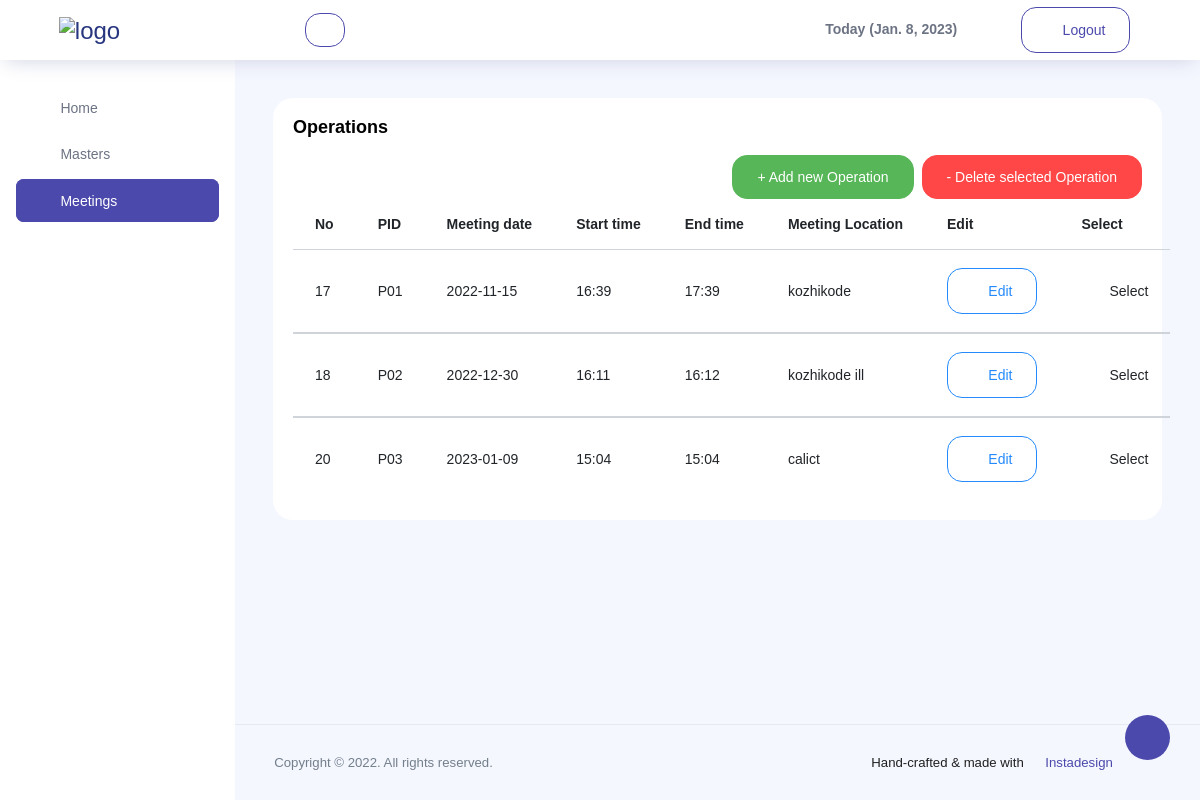
The page /operation/ (signed in) on the database its author committed.
### todo/models.py (models this page shows, shortened)
class Operation(models.Model):
    class Meta:
        verbose_name ='Operation'
        verbose_name_plural = "Operations"
    sid=models.CharField(max_length=10,null=False,blank=False)
    pid=models.CharField(max_length=10,null=False,blank=False)
    stime=models.CharField(max_length=10, null=True,blank=True)
    etime=models.CharField(max_length=10, null=True,blank=True)
    sdate=models.CharField(max_length=20,null=True,blank=True)
    day=models.CharField(max_length=20, null=True,blank=False)
    fdate=models.CharField(max_length=20,null=True,blank=True)
    location=models.CharField(max_length=200, null=True,blank=True)
    thought=models.ForeignKey(Thought,on_delete=models.SET_NULL,null=True,blank=True)

### todo/views.py (the view, shortened to what this page needs)
# urls.py: path('operation/',opera,name="opera"),
@login_required(login_url='login')
def opera(request):
    tday = datetime.date.today()
    op=Operation.objects.all()
    ln=len(op)
    print(ln)
    if request.method == 'GET':
        if ln<=0:
            ln=f'P{0}{1}'
            op=Operation.objects.all()
            print(ln)
            context={'op':op,'ln':ln,'tday':tday}
        else:
            op=Operation.objects.order_by('sdate')
            print(ln)
            ln=f'P{0}{ln+1}'
            context={'op':op,'ln':ln,'tday':tday}
        return render(request,'operation.html',context)

### todo/templates/operation.html (shortened to what this page needs)
{%extends 'index.html'%}
{%block mainpanel%}
{%load static%}
<nav class="sidebar sidebar-offcanvas" id="sidebar">
  <ul class="nav">
    <li class="nav-item">
      <a class="nav-link" href="{% url 'ind' %}">
        <i class="mdi mdi-home-variant  menu-icon"></i>
        <span class="menu-title">Home</span>
      </a>
    </li>
    <li class="nav-item">
      <a class="nav-link" data-toggle="collapse" href="#ui-basic" aria-expanded="false" aria-controls="ui-basic">
        <i class="icon-layout menu-icon"></i>
        <span class="menu-title">Masters</span>
        <i class="menu-arrow"></i>
      </a>
    </li>
    <li class="nav-item active">
      <a class="nav-link" data-toggle="collapse" href="#ui-basic1" aria-expanded="false" aria-controls="ui-basic">
        <i class="icon-layout menu-icon"></i>
        <span class="menu-title">Meetings</span>
        <i class="menu-arrow"></i>
      </a>
    </li>
  </ul>
</nav>
<div class="main-panel">
  <div class="content-wrapper">
    <div class="row">
      <div class="col-12 grid-margin stretch-card">
        <div class="card">
          <div class="card-body">
            <h4 class="card-title">Operations</h4>
            <form method="POST">
            <div class="d-flex justify-content-end"><a href="" data-toggle="modal" data-target="#exampleModalCenter" class="btn btn-success">+ Add new Operation</a>
              <button type="submit" name="button1" value="del" class="btn btn-danger ml-2">- Delete selected Operation</button></div>
            <div>
              <table class="table table-hover">
                <thead>
                  <tr>
                    <th>No</th>
                    <th>PID</th>
                    <th>Meeting date</th>
                    <th>Start time</th>
                    <th>End time</th>
                    <th>Meeting Location</th>
                    <th>Edit</th>
                    <th>Select</th>
                  </tr>
                </thead>
                {%if op %}
                {% for i in op %}
                <tbody>
                  <tr>
                    <td>{{i.id}}</td>
                    <td>{{i.pid}}</td>
                    <td>{{i.sdate}}</td>
                    <td>{{i.stime}}</td>
                    <td>{{i.etime}}</td>
                    <td>{{i.location}}</td>
                    <td><a class="btn btn-outline-info" href="{% url 'addopera' i.id %}"><i class="ti-pencil-alt"></i> Edit</a></td>
                    <td>
                      <div class="form-check">
                        <label class="form-check-label">
                          Select
                        </label>
                      </div>
                    </td>
                  </tr>
                </tbody>
                {% endfor %}
                {%endif%}
              </table>
            </div>
            </form>
          </div>
        </div>
      </div>
    </div>
  </div>
  {%endblock mainpanel%}

### todo/templates/index.html (shortened to what this page needs)
<!DOCTYPE html>
<html lang="en">
{%load static%}
<head>
  <link rel="stylesheet" href="{%static 'assets/vendors/feather/feather.css' %}">
  <link rel="stylesheet" href="{%static 'assets/vendors/ti-icons/css/themify-icons.css' %}">
  <link rel="stylesheet" href="{%static 'assets/vendors/css/vendor.bundle.base.css' %}">
  <link rel="stylesheet" href="{%static 'assets/vendors/datatables.net-bs4/dataTables.bootstrap4.css' %}">
  <link rel="stylesheet" href="{%static 'assets/vendors/ti-icons/css/themify-icons.css' %}">
  <link rel="stylesheet" href="{%static 'assets/vendors/mdi/css/materialdesignicons.min.css' %}">
  <link rel="stylesheet" type="text/css" href="{%static 'assets/js/select.dataTables.min.css' %}">
  <link rel="stylesheet" href="{%static 'assets/css/vertical-layout-light/style.css' %}">
</head>
<body>
  <div class="container-scroller">
    <nav class="navbar col-lg-12 col-12 p-0 fixed-top d-flex flex-row">
      <div class="text-center navbar-brand-wrapper d-flex align-items-center justify-content-center">
        <a class="navbar-brand brand-logo mr-5" href="index.html"><img src="{%static 'assets/images/aklogo.png' %}" class="mr-2" alt="logo"/></a>
      </div>
      <div class="navbar-menu-wrapper d-flex align-items-center justify-content-end">
        <button class="navbar-toggler navbar-toggler align-self-center" type="button" data-toggle="minimize">
          <span class="icon-menu"></span>
        </button>
        <button class="ml-3 btn btn-outline-primary btn-sm" id="back" onclick="goBack()"><i class="mdi mdi-arrow-left"></i></button>
        <ul class="navbar-nav navbar-nav-right">
          <li class="nav-item font-weight-bolder mr-5">
            Today ({{tday}})
          </li>
          <li class="nav-item">
            <a class="btn btn-outline-primary" href="{% url 'log' %}">
              <i class="ti-power-off"></i>
              Logout
            </a>
          </li>
          <li class="nav-item nav-settings d-none d-lg-flex">
            <a class="nav-link" href="#">
              <i class="icon-ellipsis"></i>
            </a>
          </li>
        </ul>
      </div>
    </nav>
    <div class="container-fluid page-body-wrapper">
      <div class="theme-setting-wrapper">
        <div id="settings-trigger"><i class="ti-settings"></i></div>
      </div>
      {%block mainpanel%}{%endblock%}
        <footer class="footer">
          <div class="d-sm-flex justify-content-center justify-content-sm-between">
            <span class="text-muted text-center text-sm-left d-block d-sm-inline-block">Copyright © 2022.
              All rights reserved.</span>
            <span class="float-none float-sm-right d-block mt-1 mt-sm-0 text-center mr-5">Hand-crafted & made with <i
                class="ti-heart text-danger ml-1"></i><a target="_blank" href="https://instadesign.in"> Instadesign</a></span>
          </div>
        </footer>
      </div>
    </div>
  </div>
</body>
</html>

### rows shown on the page
Operation: id "17", pid "P01", sdate "2022-11-15", stime "16:39", etime "17:39", location "kozhikode"
Operation: id "18", pid "P02", sdate "2022-12-30", stime "16:11", etime "16:12", location "kozhikode ill"
Operation: id "20", pid "P03", sdate "2023-01-09", stime "15:04", etime "15:04", location "calict"

### other values the page prints
{{ tday }} "Jan. 8, 2023"
